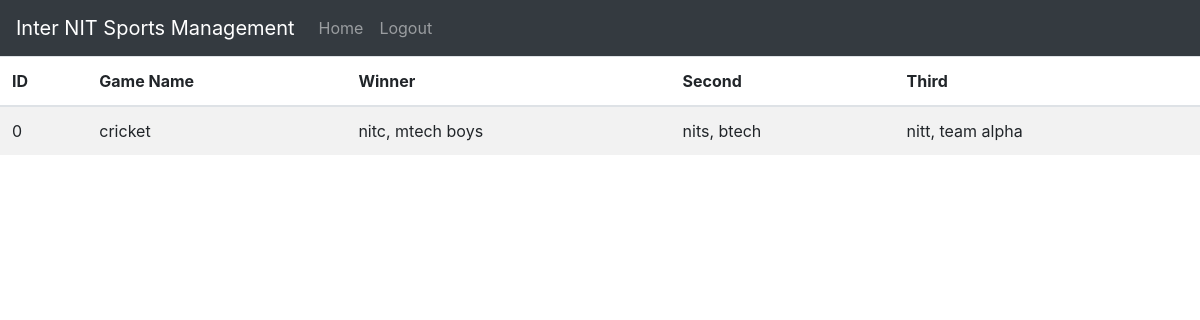
The app's page /loginsystem/show_result.php (signed in) with its own data.
### tables this page shows
CREATE TABLE `result` (
  `serial` int(11) NOT NULL,
  `sport` varchar(20) NOT NULL,
  `winner` varchar(30) NOT NULL,
  `second` varchar(30) NOT NULL,
  `third` varchar(30) NOT NULL
);

### loginsystem/show_result.php (the view, shortened to what this page needs)
<!doctype html>
<html lang="en">
  <head>
    <link rel="stylesheet" href="https://stackpath.bootstrapcdn.com/bootstrap/4.4.1/css/bootstrap.min.css">
  </head>
  <body>
  <?php require 'partials/_nav.php' ?>
	<table class="table table-striped">
		<thead>
			<tr>
				<th>ID</th>
				<th>Game Name</th>
				<th>Winner</th>
                <th>Second</th>
                <th>Third</th>
			</tr>
		</thead>
		<tbody>
			<?php
				include 'partials/_dbconnect.php';
				$sql = "SELECT * FROM `result`";
                $result = mysqli_query($conn, $sql);
				if (mysqli_num_rows($result) > 0 ) {
				    while($row = mysqli_fetch_assoc($result)) {
  			        echo "<tr>
                          <td>" . $row["serial"] . "</td>
                          <td>" . $row["sport"] . "</td>
                          <td>" . $row["winner"] . "</td>
                          <td>" . $row["second"] . "</td>
                          <td>" . $row["third"] . "</td>
                       </tr>";
          }
				} else {
				    echo "0 results";
				}
			?>
		</tbody>
	</table>
</body>
  </body>
</html>

### records on screen
result: serial "0", sport "cricket", winner "nitc, mtech boys", second "nits, btech", third "nitt, team alpha"
